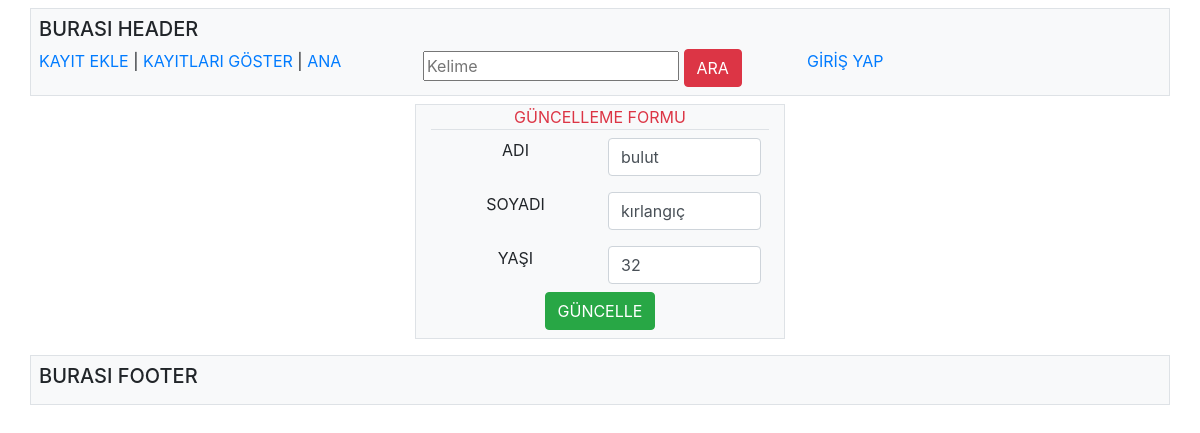
Screenshot of /mvcproje/kayit/kayitguncelle/26 with the database file from the repository.
### tables this page shows
CREATE TABLE IF NOT EXISTS `ogrenci` (
  `id` int(11) NOT NULL AUTO_INCREMENT,
  `ad` varchar(50) NOT NULL,
  `soyad` varchar(100) NOT NULL,
  `yas` varchar(3) NOT NULL,
  PRIMARY KEY (`id`)
);

### mvcproje/libs/View.php (called while the page is built)
<?php
class  View {
	public function goster ($dosyaad,$data=null,$yonlen=null) {
		require 'views/'.$dosyaad.'.php';
	}
}
?>

### mvcproje/controllers/kayit.php (called while the page is built, shortened)
<?php
class kayit extends Controller  {
	function kayitguncelle($id) {
	$sonuc=$this->model->listeleme("ogrenci","where id=".$id);
	$this->view->goster("form/guncelle",$sonuc);
	}
}
?>

### mvcproje/index.php (called while the page is built, shortened)
<?php
spl_autoload_register(function ($className)
{
	$dosyayolu=__DIR__.'/libs/'.$className.'.php';
});
require 'config/database.php';
$boots= new boots;
?>

### mvcproje/libs/Database.php (called while the page is built, shortened)
<?php
class Database extends PDO {
	function listele($tabloisim,$kosul=false) {
		if ($kosul==false) :
		$sorgum="select * from ".$tabloisim;
		else:
		$sorgum="select * from ".$tabloisim." ".$kosul;
		endif;
		$son=$this->prepare($sorgum);
		$son->execute();
		return $son->fetchAll();
	}
}
?>

### mvcproje/model/kayit_model.php (called while the page is built, shortened)
<?php
class kayit_model extends Model {
	function listeleme($tabload,$kosul) {
		return $this->db->listele($tabload,$kosul);
	}
}
?>

### mvcproje/libs/Controller.php (called while the page is built, shortened)
<?php
class  Controller {
	public function Modelyukle($name) {
		$yol='model/'.$name.'_model.php';
		if (file_exists($yol)) :
		$this->model= new $modelsinifName();
		endif;
	}
}
?>

### mvcproje/libs/Model.php (called while the page is built)
<?php
class  Model  {
	function __construct() {
		$this->db= new Database();
	}
}
?>

### mvcproje/views/form/guncelle.php (the view, shortened to what this page needs)
<?php require 'views/header.php'; ?>
 <div class="col-lg-12 text-center">
 <?php
 		   foreach ($data as $value) :
			  $ad=$value["ad"];
			  $soyad=$value["soyad"];
			  $yas=$value["yas"];
			   endforeach;
 ?>
    	<div class="row col-lg-4 mx-auto m-2 border bg-light">
        	   <div class="col-lg-12 border-bottom text-danger"> GÜNCELLEME FORMU</div>
        	<div class="col-lg-6 p-2">ADI </div>
       		 <div class="col-lg-6 p-2"><form action="<?php echo URL; ?>/kayit/guncelleson" method="post">
             <input type="text" name="ad"   class="form-control" value="<?php echo $ad; ?>"/> </div>
             <div class="col-lg-6 p-2">SOYADI </div>
       		 <div class="col-lg-6 p-2">
             <input type="text" name="soyad"   class="form-control" value="<?php echo $soyad; ?>"/> </div>
             <div class="col-lg-6 p-2">YAŞI </div>
       		 <div class="col-lg-6 p-2">
             <input type="text" name="yas"   class="form-control" value="<?php echo $yas; ?>"/>
              </div>
             <div class="col-lg-12"> <input type="submit" name="buton" value="GÜNCELLE"  class="btn btn-success mb-2"  /></div>
        </div>
  </div>
<?php require 'views/footer.php'; ?>

### rows the page displays
ogrenci: ad "bulut", soyad "kırlangıç", yas "32"
